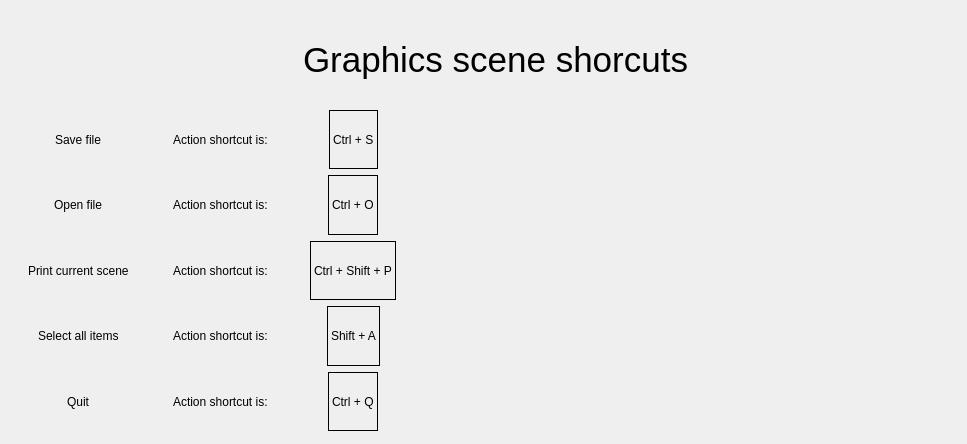
<?xml version="1.0" encoding="UTF-8"?>
<ui version="4.0">
 <class>WizardPage</class>
 <widget class="QWizardPage" name="WizardPage">
  <property name="geometry">
   <rect>
    <x>0</x>
    <y>0</y>
    <width>967</width>
    <height>444</height>
   </rect>
  </property>
  <property name="minimumSize">
   <size>
    <width>967</width>
    <height>444</height>
   </size>
  </property>
  <property name="baseSize">
   <size>
    <width>967</width>
    <height>444</height>
   </size>
  </property>
  <property name="windowTitle">
   <string>Introduction tutorial</string>
  </property>
  <property name="locale">
   <locale language="English" country="UnitedStates"/>
  </property>
  <widget class="QWidget" name="gridLayoutWidget">
   <property name="geometry">
    <rect>
     <x>20</x>
     <y>110</y>
     <width>392</width>
     <height>321</height>
    </rect>
   </property>
   <layout class="QGridLayout" name="gridLayout">
    <item row="7" column="3" alignment="Qt::AlignHCenter">
     <widget class="QLabel" name="label_5">
      <property name="frameShape">
       <enum>QFrame::Box</enum>
      </property>
      <property name="text">
       <string>Shift + A</string>
      </property>
     </widget>
    </item>
    <item row="6" column="3" alignment="Qt::AlignHCenter">
     <widget class="QLabel" name="label_4">
      <property name="frameShape">
       <enum>QFrame::Box</enum>
      </property>
      <property name="text">
       <string>Ctrl + Shift + P</string>
      </property>
     </widget>
    </item>
    <item row="5" column="0" alignment="Qt::AlignHCenter">
     <widget class="QLabel" name="label_12">
      <property name="frameShape">
       <enum>QFrame::NoFrame</enum>
      </property>
      <property name="text">
       <string>Open file</string>
      </property>
     </widget>
    </item>
    <item row="5" column="2">
     <widget class="QLabel" name="label_7">
      <property name="text">
       <string>Action shortcut is:</string>
      </property>
     </widget>
    </item>
    <item row="5" column="3" alignment="Qt::AlignHCenter">
     <widget class="QLabel" name="label_3">
      <property name="frameShape">
       <enum>QFrame::Box</enum>
      </property>
      <property name="text">
       <string>Ctrl + O</string>
      </property>
     </widget>
    </item>
    <item row="4" column="3" alignment="Qt::AlignHCenter">
     <widget class="QLabel" name="label">
      <property name="frameShape">
       <enum>QFrame::Box</enum>
      </property>
      <property name="text">
       <string>Ctrl + S</string>
      </property>
     </widget>
    </item>
    <item row="4" column="2">
     <widget class="QLabel" name="label_6">
      <property name="text">
       <string>Action shortcut is:</string>
      </property>
     </widget>
    </item>
    <item row="6" column="2">
     <widget class="QLabel" name="label_8">
      <property name="text">
       <string>Action shortcut is:</string>
      </property>
     </widget>
    </item>
    <item row="8" column="0" alignment="Qt::AlignHCenter">
     <widget class="QLabel" name="label_15">
      <property name="frameShape">
       <enum>QFrame::NoFrame</enum>
      </property>
      <property name="text">
       <string>Quit</string>
      </property>
     </widget>
    </item>
    <item row="8" column="3" alignment="Qt::AlignHCenter">
     <widget class="QLabel" name="label_2">
      <property name="frameShape">
       <enum>QFrame::Box</enum>
      </property>
      <property name="text">
       <string>Ctrl + Q</string>
      </property>
     </widget>
    </item>
    <item row="4" column="0" alignment="Qt::AlignHCenter">
     <widget class="QLabel" name="label_11">
      <property name="frameShape">
       <enum>QFrame::NoFrame</enum>
      </property>
      <property name="text">
       <string>Save file</string>
      </property>
     </widget>
    </item>
    <item row="7" column="0" alignment="Qt::AlignHCenter">
     <widget class="QLabel" name="label_14">
      <property name="frameShape">
       <enum>QFrame::NoFrame</enum>
      </property>
      <property name="text">
       <string>Select all items</string>
      </property>
     </widget>
    </item>
    <item row="7" column="2">
     <widget class="QLabel" name="label_9">
      <property name="text">
       <string>Action shortcut is:</string>
      </property>
     </widget>
    </item>
    <item row="8" column="2">
     <widget class="QLabel" name="label_10">
      <property name="text">
       <string>Action shortcut is:</string>
      </property>
     </widget>
    </item>
    <item row="6" column="0" alignment="Qt::AlignHCenter">
     <widget class="QLabel" name="label_13">
      <property name="frameShape">
       <enum>QFrame::NoFrame</enum>
      </property>
      <property name="text">
       <string>Print current scene</string>
      </property>
     </widget>
    </item>
    <item row="4" column="1">
     <spacer name="horizontalSpacer">
      <property name="orientation">
       <enum>Qt::Horizontal</enum>
      </property>
      <property name="sizeType">
       <enum>QSizePolicy::Fixed</enum>
      </property>
      <property name="sizeHint" stdset="0">
       <size>
        <width>30</width>
        <height>0</height>
       </size>
      </property>
     </spacer>
    </item>
   </layout>
  </widget>
  <widget class="QWidget" name="verticalLayoutWidget">
   <property name="geometry">
    <rect>
     <x>20</x>
     <y>20</y>
     <width>951</width>
     <height>80</height>
    </rect>
   </property>
   <layout class="QVBoxLayout" name="verticalLayout">
    <item alignment="Qt::AlignHCenter|Qt::AlignVCenter">
     <widget class="QLabel" name="label_17">
      <property name="font">
       <font>
        <pointsize>26</pointsize>
       </font>
      </property>
      <property name="text">
       <string>Graphics scene shorcuts</string>
      </property>
     </widget>
    </item>
   </layout>
  </widget>
 </widget>
 <resources/>
 <connections/>
</ui>
